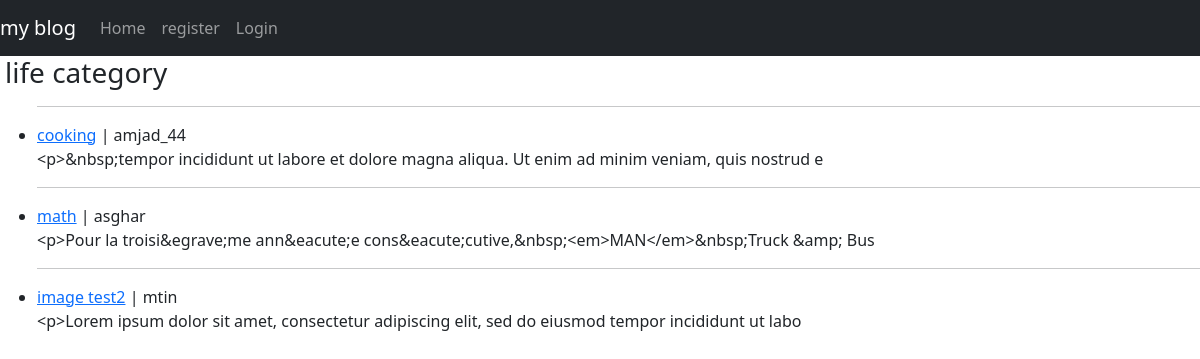
Screenshot of /category/life with the database file from the repository.
### blog/models.py (models this page shows, shortened)
class post(models.Model):
    title=models.CharField(max_length=100)
    category=models.CharField(max_length=200)
    header_image = models.ImageField(upload_to='image/', blank=True, null=True)
    auth=models.ForeignKey(User, related_name=('post'), on_delete=models.CASCADE)
    body=RichTextField(null=True, blank=True)
    post_date=models.DateField(auto_now_add=True)
    like=models.ManyToManyField(User, related_name='blog_posts')
    snippet=models.CharField(max_length=200 ,default='click above link...')

### blog/views.py (the view)
# urls.py: path('category/<str:cats>',CategoryList,name='category_list'),
def CategoryList(request,cats):
  category_list_post=post.objects.filter(category=cats)
  return render(request,'category.html',{'category_post':category_list_post,'cats':cats})

### blog/templates/category.html (shortened to what this page needs)
{% extends 'base.html'%}
{% block content %}
<h3>{{cats}} category</h3>
<ul>
    {% for post in category_post  %}
    <hr>
    <li><a href="{% url "detail-post" post.pk %}">{{ post.title }}</a> | {{post.auth}}
        <br>
        {{post.body|slice:':100 '}}
    {% endfor  %}
    </li>
    {% endblock content %}

### rows the page displays
post: title "cooking", auth "amjad_44", body "<p>&nbsp;tempor incididunt ut labore et dolore magna aliqua. Ut enim ad minim veniam, quis nostrud e"
post: title "math", auth "asghar", body "<p>Pour la troisi&egrave;me ann&eacute;e cons&eacute;cutive,&nbsp;<em>MAN</em>&nbsp;Truck &amp; Bus"
post: title "image test2", auth "mtin", body "<p>Lorem ipsum dolor sit amet, consectetur adipiscing elit, sed do eiusmod tempor incididunt ut labo"

### other values shown
{{ cats }} "life"
